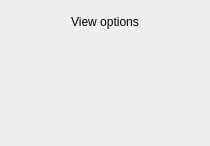
<?xml version="1.0" encoding="UTF-8"?>
<ui version="4.0">
 <class>FVOptionsPopup</class>
 <widget class="QWidget" name="FVOptionsPopup">
  <property name="geometry">
   <rect>
    <x>0</x>
    <y>0</y>
    <width>210</width>
    <height>146</height>
   </rect>
  </property>
  <property name="sizePolicy">
   <sizepolicy hsizetype="Preferred" vsizetype="Minimum">
    <horstretch>0</horstretch>
    <verstretch>0</verstretch>
   </sizepolicy>
  </property>
  <property name="minimumSize">
   <size>
    <width>210</width>
    <height>146</height>
   </size>
  </property>
  <property name="maximumSize">
   <size>
    <width>320</width>
    <height>600</height>
   </size>
  </property>
  <property name="windowTitle">
   <string>Form</string>
  </property>
  <layout class="QVBoxLayout" name="verticalLayout">
   <property name="spacing">
    <number>0</number>
   </property>
   <property name="leftMargin">
    <number>6</number>
   </property>
   <property name="topMargin">
    <number>9</number>
   </property>
   <property name="rightMargin">
    <number>6</number>
   </property>
   <property name="bottomMargin">
    <number>6</number>
   </property>
   <item>
    <widget class="QLabel" name="headerLabel">
     <property name="text">
      <string>View options</string>
     </property>
     <property name="alignment">
      <set>Qt::AlignCenter</set>
     </property>
    </widget>
   </item>
   <item>
    <spacer name="verticalSpacer">
     <property name="orientation">
      <enum>Qt::Vertical</enum>
     </property>
     <property name="sizeType">
      <enum>QSizePolicy::Fixed</enum>
     </property>
     <property name="sizeHint" stdset="0">
      <size>
       <width>20</width>
       <height>8</height>
      </size>
     </property>
    </spacer>
   </item>
   <item>
    <widget class="ContextMenuItem" name="viewSimpleButton" native="true">
     <property name="sizePolicy">
      <sizepolicy hsizetype="Preferred" vsizetype="Preferred">
       <horstretch>0</horstretch>
       <verstretch>0</verstretch>
      </sizepolicy>
     </property>
    </widget>
   </item>
   <item>
    <widget class="ContextMenuItem" name="viewExtendedButton" native="true"/>
   </item>
   <item>
    <widget class="ContextMenuItem" name="viewFoldersButton" native="true"/>
   </item>
   <item>
    <widget class="ContextMenuItem" name="showInfoButton" native="true"/>
   </item>
  </layout>
 </widget>
 <customwidgets>
  <customwidget>
   <class>ContextMenuItem</class>
   <extends>QWidget</extends>
   <header>gui/customwidgets/contextmenuitem.h</header>
   <container>1</container>
  </customwidget>
 </customwidgets>
 <resources/>
 <connections/>
</ui>
